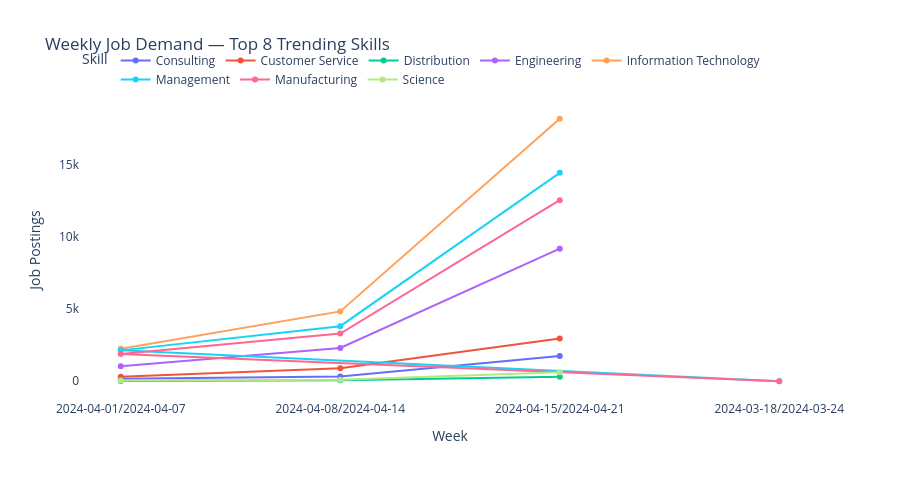

Notebook code for this chart:
### Markdown cell above
### 9.1 Weekly Demand Trend — Top 8 Skills

### Code cell
top_trend_skills = skill_trends.head(8)["skill_name"].tolist()
trend_plot = weekly_demand[weekly_demand["skill_name"].isin(top_trend_skills)].copy()
trend_plot["week_str"] = trend_plot["listed_week"].astype(str)

fig = px.line(trend_plot, x="week_str", y="demand_count", color="skill_name",
              title="Weekly Job Demand — Top 8 Trending Skills",
              labels={"week_str":"Week","demand_count":"Job Postings","skill_name":"Skill"},
              markers=True)
fig.update_layout(plot_bgcolor="white", height=480,
                  legend=dict(orientation="h", yanchor="bottom", y=1.02))
fig.show()

### Figure 1 — Plotly figure (JSON) as saved in the notebook; plotly's stock layout.template omitted (floating-point values rounded to 4 significant figures)
{"data": [{"hovertemplate": "Skill=Consulting<br>Week=%{x}<br>Job Postings=%{y}<extra></extra>", "legendgroup": "Consulting", "line": {"color": "#636efa", "dash": "solid"}, "marker": {"symbol": "circle"}, "mode": "lines+markers", "name": "Consulting", "orientation": "v", "showlegend": true, "type": "scatter", "x": ["2024-04-01/2024-04-07", "2024-04-08/2024-04-14", "2024-04-15/2024-04-21"], "xaxis": "x", "y": [176, 322, 1743], "yaxis": "y"}, {"hovertemplate": "Skill=Customer Service<br>Week=%{x}<br>Job Postings=%{y}<extra></extra>", "legendgroup": "Customer Service", "line": {"color": "#EF553B", "dash": "solid"}, "marker": {"symbol": "circle"}, "mode": "lines+markers", "name": "Customer Service", "orientation": "v", "showlegend": true, "type": "scatter", "x": ["2024-04-01/2024-04-07", "2024-04-08/2024-04-14", "2024-04-15/2024-04-21"], "xaxis": "x", "y": [315, 897, 2955], "yaxis": "y"}, {"hovertemplate": "Skill=Distribution<br>Week=%{x}<br>Job Postings=%{y}<extra></extra>", "legendgroup": "Distribution", "line": {"color": "#00cc96", "dash": "solid"}, "marker": {"symbol": "circle"}, "mode": "lines+markers", "name": "Distribution", "orientation": "v", "showlegend": true, "type": "scatter", "x": ["2024-04-01/2024-04-07", "2024-04-08/2024-04-14", "2024-04-15/2024-04-21"], "xaxis": "x", "y": [22, 76, 311], "yaxis": "y"}, {"hovertemplate": "Skill=Engineering<br>Week=%{x}<br>Job Postings=%{y}<extra></extra>", "legendgroup": "Engineering", "line": {"color": "#ab63fa", "dash": "solid"}, "marker": {"symbol": "circle"}, "mode": "lines+markers", "name": "Engineering", "orientation": "v", "showlegend": true, "type": "scatter", "x": ["2024-04-01/2024-04-07", "2024-04-08/2024-04-14", "2024-04-15/2024-04-21"], "xaxis": "x", "y": [1045, 2306, 9179], "yaxis": "y"}, {"hovertemplate": "Skill=Information Technology<br>Week=%{x}<br>Job Postings=%{y}<extra></extra>", "legendgroup": "Information Technology", "line": {"color": "#FFA15A", "dash": "solid"}, "marker": {"symbol": "circle"}, "mode": "lines+markers", "name": "Information Technology", "orientation": "v", "showlegend": true, "type": "scatter", "x": ["2024-04-01/2024-04-07", "2024-04-08/2024-04-14", "2024-04-15/2024-04-21"], "xaxis": "x", "y": [2246, 4835, 18175], "yaxis": "y"}, {"hovertemplate": "Skill=Management<br>Week=%{x}<br>Job Postings=%{y}<extra></extra>", "legendgroup": "Management", "line": {"color": "#19d3f3", "dash": "solid"}, "marker": {"symbol": "circle"}, "mode": "lines+markers", "name": "Management", "orientation": "v", "showlegend": true, "type": "scatter", "x": ["2024-03-18/2024-03-24", "2024-04-01/2024-04-07", "2024-04-08/2024-04-14", "2024-04-15/2024-04-21"], "xaxis": "x", "y": [1, 2139, 3815, 14430], "yaxis": "y"}, {"hovertemplate": "Skill=Manufacturing<br>Week=%{x}<br>Job Postings=%{y}<extra></extra>", "legendgroup": "Manufacturing", "line": {"color": "#FF6692", "dash": "solid"}, "marker": {"symbol": "circle"}, "mode": "lines+markers", "name": "Manufacturing", "orientation": "v", "showlegend": true, "type": "scatter", "x": ["2024-03-18/2024-03-24", "2024-04-01/2024-04-07", "2024-04-08/2024-04-14", "2024-04-15/2024-04-21"], "xaxis": "x", "y": [1, 1883, 3306, 12538], "yaxis": "y"}, {"hovertemplate": "Skill=Science<br>Week=%{x}<br>Job Postings=%{y}<extra></extra>", "legendgroup": "Science", "line": {"color": "#B6E880", "dash": "solid"}, "marker": {"symbol": "circle"}, "mode": "lines+markers", "name": "Science", "orientation": "v", "showlegend": true, "type": "scatter", "x": ["2024-04-01/2024-04-07", "2024-04-08/2024-04-14", "2024-04-15/2024-04-21"], "xaxis": "x", "y": [55, 105, 622], "yaxis": "y"}], "layout": {"height": 480, "legend": {"orientation": "h", "title": {"text": "Skill"}, "tracegroupgap": 0, "y": 1.02, "yanchor": "bottom"}, "plot_bgcolor": "white", "title": {"text": "Weekly Job Demand — Top 8 Trending Skills"}, "xaxis": {"anchor": "y", "domain": [0, 1], "title": {"text": "Week"}}, "yaxis": {"anchor": "x", "domain": [0, 1], "title": {"text": "Job Postings"}}}}
